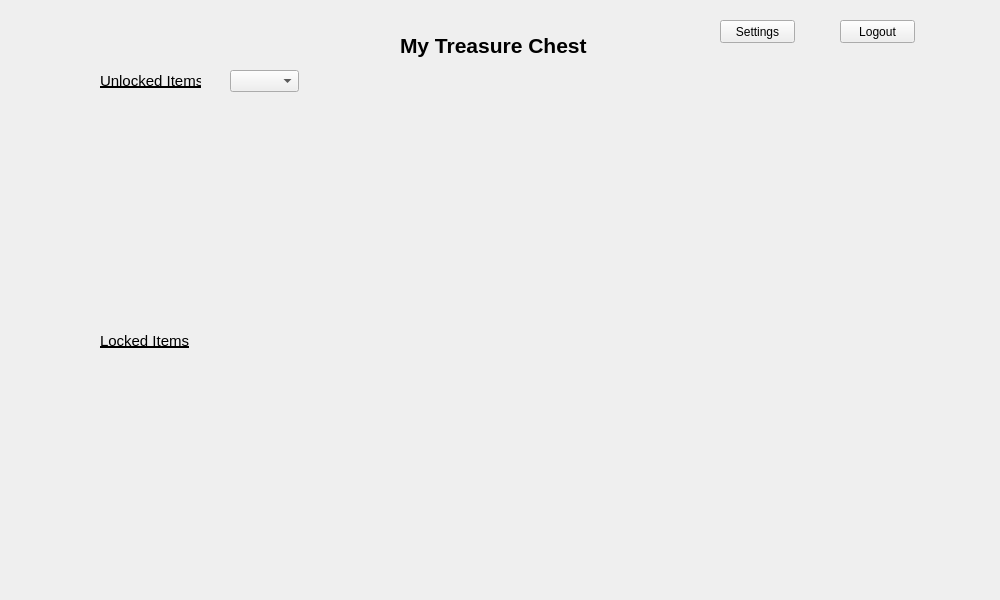
<?xml version="1.0" encoding="UTF-8"?>
<ui version="4.0">
 <class>TreasureChestForm</class>
 <widget class="QWidget" name="TreasureChestForm">
  <property name="geometry">
   <rect>
    <x>0</x>
    <y>0</y>
    <width>1000</width>
    <height>600</height>
   </rect>
  </property>
  <property name="windowTitle">
   <string>Form</string>
  </property>
  <widget class="QLabel" name="SettingsLabel">
   <property name="geometry">
    <rect>
     <x>400</x>
     <y>30</y>
     <width>201</width>
     <height>30</height>
    </rect>
   </property>
   <property name="font">
    <font>
     <pointsize>16</pointsize>
     <weight>75</weight>
     <bold>true</bold>
    </font>
   </property>
   <property name="text">
    <string>My Treasure Chest</string>
   </property>
  </widget>
  <widget class="QLabel" name="backButtonLabel">
   <property name="geometry">
    <rect>
     <x>0</x>
     <y>0</y>
     <width>101</width>
     <height>71</height>
    </rect>
   </property>
   <property name="text">
    <string/>
   </property>
   <property name="pixmap">
    <pixmap>../../../../007978-glossy-black-icon-arrows-arrow-thick-left.png</pixmap>
   </property>
   <property name="scaledContents">
    <bool>true</bool>
   </property>
  </widget>
  <widget class="QPushButton" name="settingsButton">
   <property name="geometry">
    <rect>
     <x>720</x>
     <y>20</y>
     <width>75</width>
     <height>23</height>
    </rect>
   </property>
   <property name="text">
    <string>Settings</string>
   </property>
  </widget>
  <widget class="QPushButton" name="logoutButton">
   <property name="geometry">
    <rect>
     <x>840</x>
     <y>20</y>
     <width>75</width>
     <height>23</height>
    </rect>
   </property>
   <property name="text">
    <string>Logout</string>
   </property>
  </widget>
  <widget class="QLabel" name="chestItem2">
   <property name="geometry">
    <rect>
     <x>250</x>
     <y>110</y>
     <width>81</width>
     <height>81</height>
    </rect>
   </property>
   <property name="text">
    <string/>
   </property>
   <property name="pixmap">
    <pixmap>../../../../empty-box-clip-art-at-clker-com-vector-clip-art-online-royalty-free-HTbPlN-clipart.png</pixmap>
   </property>
   <property name="scaledContents">
    <bool>true</bool>
   </property>
  </widget>
  <widget class="QLabel" name="chestItem6">
   <property name="geometry">
    <rect>
     <x>810</x>
     <y>110</y>
     <width>81</width>
     <height>81</height>
    </rect>
   </property>
   <property name="text">
    <string/>
   </property>
   <property name="pixmap">
    <pixmap>../../../../empty-box-clip-art-at-clker-com-vector-clip-art-online-royalty-free-HTbPlN-clipart.png</pixmap>
   </property>
   <property name="scaledContents">
    <bool>true</bool>
   </property>
  </widget>
  <widget class="QLabel" name="chestItem5">
   <property name="geometry">
    <rect>
     <x>670</x>
     <y>110</y>
     <width>81</width>
     <height>81</height>
    </rect>
   </property>
   <property name="text">
    <string/>
   </property>
   <property name="pixmap">
    <pixmap>../../../../empty-box-clip-art-at-clker-com-vector-clip-art-online-royalty-free-HTbPlN-clipart.png</pixmap>
   </property>
   <property name="scaledContents">
    <bool>true</bool>
   </property>
  </widget>
  <widget class="QLabel" name="chestItem4">
   <property name="geometry">
    <rect>
     <x>530</x>
     <y>110</y>
     <width>81</width>
     <height>81</height>
    </rect>
   </property>
   <property name="text">
    <string/>
   </property>
   <property name="pixmap">
    <pixmap>../../../../empty-box-clip-art-at-clker-com-vector-clip-art-online-royalty-free-HTbPlN-clipart.png</pixmap>
   </property>
   <property name="scaledContents">
    <bool>true</bool>
   </property>
  </widget>
  <widget class="QLabel" name="chestItem3">
   <property name="geometry">
    <rect>
     <x>390</x>
     <y>110</y>
     <width>81</width>
     <height>81</height>
    </rect>
   </property>
   <property name="text">
    <string/>
   </property>
   <property name="pixmap">
    <pixmap>../../../../empty-box-clip-art-at-clker-com-vector-clip-art-online-royalty-free-HTbPlN-clipart.png</pixmap>
   </property>
   <property name="scaledContents">
    <bool>true</bool>
   </property>
  </widget>
  <widget class="QLabel" name="chestItem11">
   <property name="geometry">
    <rect>
     <x>670</x>
     <y>220</y>
     <width>81</width>
     <height>81</height>
    </rect>
   </property>
   <property name="text">
    <string/>
   </property>
   <property name="pixmap">
    <pixmap>../../../../empty-box-clip-art-at-clker-com-vector-clip-art-online-royalty-free-HTbPlN-clipart.png</pixmap>
   </property>
   <property name="scaledContents">
    <bool>true</bool>
   </property>
  </widget>
  <widget class="QLabel" name="chestItem12">
   <property name="geometry">
    <rect>
     <x>810</x>
     <y>220</y>
     <width>81</width>
     <height>81</height>
    </rect>
   </property>
   <property name="text">
    <string/>
   </property>
   <property name="pixmap">
    <pixmap>../../../../empty-box-clip-art-at-clker-com-vector-clip-art-online-royalty-free-HTbPlN-clipart.png</pixmap>
   </property>
   <property name="scaledContents">
    <bool>true</bool>
   </property>
  </widget>
  <widget class="QLabel" name="chestItem8">
   <property name="geometry">
    <rect>
     <x>250</x>
     <y>220</y>
     <width>81</width>
     <height>81</height>
    </rect>
   </property>
   <property name="text">
    <string/>
   </property>
   <property name="pixmap">
    <pixmap>../../../../empty-box-clip-art-at-clker-com-vector-clip-art-online-royalty-free-HTbPlN-clipart.png</pixmap>
   </property>
   <property name="scaledContents">
    <bool>true</bool>
   </property>
  </widget>
  <widget class="QLabel" name="chestItem10">
   <property name="geometry">
    <rect>
     <x>530</x>
     <y>220</y>
     <width>81</width>
     <height>81</height>
    </rect>
   </property>
   <property name="text">
    <string/>
   </property>
   <property name="pixmap">
    <pixmap>../../../../empty-box-clip-art-at-clker-com-vector-clip-art-online-royalty-free-HTbPlN-clipart.png</pixmap>
   </property>
   <property name="scaledContents">
    <bool>true</bool>
   </property>
  </widget>
  <widget class="QLabel" name="chestItem9">
   <property name="geometry">
    <rect>
     <x>390</x>
     <y>220</y>
     <width>81</width>
     <height>81</height>
    </rect>
   </property>
   <property name="text">
    <string/>
   </property>
   <property name="pixmap">
    <pixmap>../../../../empty-box-clip-art-at-clker-com-vector-clip-art-online-royalty-free-HTbPlN-clipart.png</pixmap>
   </property>
   <property name="scaledContents">
    <bool>true</bool>
   </property>
  </widget>
  <widget class="QLabel" name="chestItem7">
   <property name="geometry">
    <rect>
     <x>110</x>
     <y>220</y>
     <width>81</width>
     <height>81</height>
    </rect>
   </property>
   <property name="text">
    <string/>
   </property>
   <property name="pixmap">
    <pixmap>../../../../empty-box-clip-art-at-clker-com-vector-clip-art-online-royalty-free-HTbPlN-clipart.png</pixmap>
   </property>
   <property name="scaledContents">
    <bool>true</bool>
   </property>
  </widget>
  <widget class="QLabel" name="chestItem1">
   <property name="geometry">
    <rect>
     <x>110</x>
     <y>110</y>
     <width>81</width>
     <height>81</height>
    </rect>
   </property>
   <property name="text">
    <string/>
   </property>
   <property name="pixmap">
    <pixmap>../../../../pink.png</pixmap>
   </property>
   <property name="scaledContents">
    <bool>true</bool>
   </property>
  </widget>
  <widget class="QLabel" name="unlockedLabel">
   <property name="geometry">
    <rect>
     <x>100</x>
     <y>70</y>
     <width>101</width>
     <height>21</height>
    </rect>
   </property>
   <property name="font">
    <font>
     <pointsize>11</pointsize>
     <underline>true</underline>
    </font>
   </property>
   <property name="text">
    <string>Unlocked Items</string>
   </property>
  </widget>
  <widget class="QComboBox" name="comboBox">
   <property name="geometry">
    <rect>
     <x>230</x>
     <y>70</y>
     <width>69</width>
     <height>22</height>
    </rect>
   </property>
   <property name="accessibleDescription">
    <string/>
   </property>
   <property name="currentText">
    <string/>
   </property>
  </widget>
  <widget class="QLabel" name="locked5">
   <property name="geometry">
    <rect>
     <x>670</x>
     <y>370</y>
     <width>81</width>
     <height>81</height>
    </rect>
   </property>
   <property name="text">
    <string/>
   </property>
   <property name="pixmap">
    <pixmap>../../../../16-lock-icon-free-cliparts-that-you-can-download-to-you-computer-and-hYJDxQ-clipart.png</pixmap>
   </property>
   <property name="scaledContents">
    <bool>true</bool>
   </property>
  </widget>
  <widget class="QLabel" name="locked9">
   <property name="geometry">
    <rect>
     <x>390</x>
     <y>480</y>
     <width>81</width>
     <height>81</height>
    </rect>
   </property>
   <property name="text">
    <string/>
   </property>
   <property name="pixmap">
    <pixmap>../../../../16-lock-icon-free-cliparts-that-you-can-download-to-you-computer-and-hYJDxQ-clipart.png</pixmap>
   </property>
   <property name="scaledContents">
    <bool>true</bool>
   </property>
  </widget>
  <widget class="QLabel" name="locked11">
   <property name="geometry">
    <rect>
     <x>670</x>
     <y>480</y>
     <width>81</width>
     <height>81</height>
    </rect>
   </property>
   <property name="text">
    <string/>
   </property>
   <property name="pixmap">
    <pixmap>../../../../16-lock-icon-free-cliparts-that-you-can-download-to-you-computer-and-hYJDxQ-clipart.png</pixmap>
   </property>
   <property name="scaledContents">
    <bool>true</bool>
   </property>
  </widget>
  <widget class="QLabel" name="locked6">
   <property name="geometry">
    <rect>
     <x>810</x>
     <y>370</y>
     <width>81</width>
     <height>81</height>
    </rect>
   </property>
   <property name="text">
    <string/>
   </property>
   <property name="pixmap">
    <pixmap>../../../../16-lock-icon-free-cliparts-that-you-can-download-to-you-computer-and-hYJDxQ-clipart.png</pixmap>
   </property>
   <property name="scaledContents">
    <bool>true</bool>
   </property>
  </widget>
  <widget class="QLabel" name="locked2">
   <property name="geometry">
    <rect>
     <x>250</x>
     <y>370</y>
     <width>81</width>
     <height>81</height>
    </rect>
   </property>
   <property name="text">
    <string/>
   </property>
   <property name="pixmap">
    <pixmap>../../../../16-lock-icon-free-cliparts-that-you-can-download-to-you-computer-and-hYJDxQ-clipart.png</pixmap>
   </property>
   <property name="scaledContents">
    <bool>true</bool>
   </property>
  </widget>
  <widget class="QLabel" name="locked4">
   <property name="geometry">
    <rect>
     <x>530</x>
     <y>370</y>
     <width>81</width>
     <height>81</height>
    </rect>
   </property>
   <property name="text">
    <string/>
   </property>
   <property name="pixmap">
    <pixmap>../../../../16-lock-icon-free-cliparts-that-you-can-download-to-you-computer-and-hYJDxQ-clipart.png</pixmap>
   </property>
   <property name="scaledContents">
    <bool>true</bool>
   </property>
  </widget>
  <widget class="QLabel" name="lockedLabel">
   <property name="geometry">
    <rect>
     <x>100</x>
     <y>330</y>
     <width>101</width>
     <height>21</height>
    </rect>
   </property>
   <property name="font">
    <font>
     <pointsize>11</pointsize>
     <underline>true</underline>
    </font>
   </property>
   <property name="text">
    <string>Locked Items</string>
   </property>
  </widget>
  <widget class="QLabel" name="locked12">
   <property name="geometry">
    <rect>
     <x>810</x>
     <y>480</y>
     <width>81</width>
     <height>81</height>
    </rect>
   </property>
   <property name="text">
    <string/>
   </property>
   <property name="pixmap">
    <pixmap>../../../../16-lock-icon-free-cliparts-that-you-can-download-to-you-computer-and-hYJDxQ-clipart.png</pixmap>
   </property>
   <property name="scaledContents">
    <bool>true</bool>
   </property>
  </widget>
  <widget class="QLabel" name="locked3">
   <property name="geometry">
    <rect>
     <x>390</x>
     <y>370</y>
     <width>81</width>
     <height>81</height>
    </rect>
   </property>
   <property name="text">
    <string/>
   </property>
   <property name="pixmap">
    <pixmap>../../../../16-lock-icon-free-cliparts-that-you-can-download-to-you-computer-and-hYJDxQ-clipart.png</pixmap>
   </property>
   <property name="scaledContents">
    <bool>true</bool>
   </property>
  </widget>
  <widget class="QLabel" name="locked8">
   <property name="geometry">
    <rect>
     <x>250</x>
     <y>480</y>
     <width>81</width>
     <height>81</height>
    </rect>
   </property>
   <property name="text">
    <string/>
   </property>
   <property name="pixmap">
    <pixmap>../../../../16-lock-icon-free-cliparts-that-you-can-download-to-you-computer-and-hYJDxQ-clipart.png</pixmap>
   </property>
   <property name="scaledContents">
    <bool>true</bool>
   </property>
  </widget>
  <widget class="QLabel" name="locked10">
   <property name="geometry">
    <rect>
     <x>530</x>
     <y>480</y>
     <width>81</width>
     <height>81</height>
    </rect>
   </property>
   <property name="text">
    <string/>
   </property>
   <property name="pixmap">
    <pixmap>../../../../16-lock-icon-free-cliparts-that-you-can-download-to-you-computer-and-hYJDxQ-clipart.png</pixmap>
   </property>
   <property name="scaledContents">
    <bool>true</bool>
   </property>
  </widget>
  <widget class="QLabel" name="locked7">
   <property name="geometry">
    <rect>
     <x>110</x>
     <y>480</y>
     <width>81</width>
     <height>81</height>
    </rect>
   </property>
   <property name="text">
    <string/>
   </property>
   <property name="pixmap">
    <pixmap>../../../../16-lock-icon-free-cliparts-that-you-can-download-to-you-computer-and-hYJDxQ-clipart.png</pixmap>
   </property>
   <property name="scaledContents">
    <bool>true</bool>
   </property>
  </widget>
  <widget class="QLabel" name="locked1">
   <property name="geometry">
    <rect>
     <x>110</x>
     <y>370</y>
     <width>81</width>
     <height>81</height>
    </rect>
   </property>
   <property name="text">
    <string/>
   </property>
   <property name="pixmap">
    <pixmap>../../../../16-lock-icon-free-cliparts-that-you-can-download-to-you-computer-and-hYJDxQ-clipart.png</pixmap>
   </property>
   <property name="scaledContents">
    <bool>true</bool>
   </property>
  </widget>
 </widget>
 <resources/>
 <connections/>
</ui>
